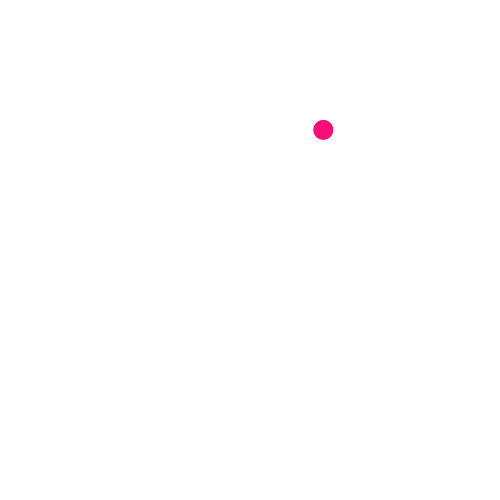
Frame 1 (no input)
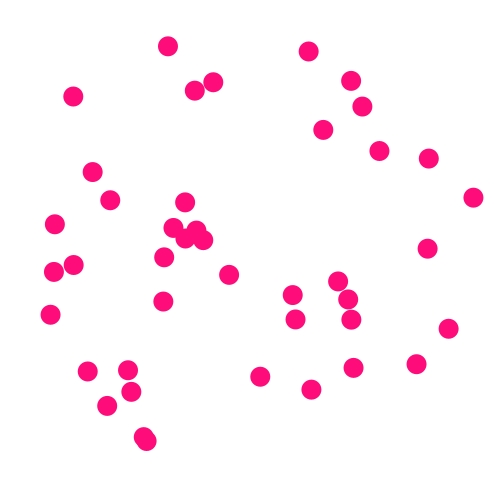
Frame 60 (the mouse pressed at the canvas centre just before this capture)
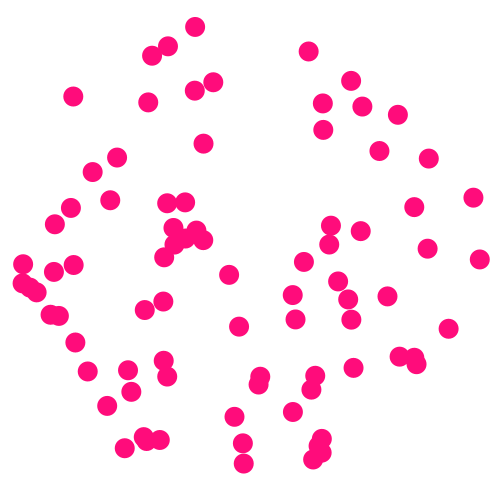
Frame 120 (the mouse held since frame 60 and released just before this capture)

The Processing sketch that drew these frames (run headless with seeded random() and noise(); from frame 60 on, the mouse is pressed at the canvas centre):

// Processing sketch: Circle
// ── Circle.pde
// This program creates random dots in a circle on the screen
//by Joshua Maguire and David Jaggard

//global variables
float x;
float y;
float z;

void setup(){
  background (255);
  size (500,500);
}


void draw(){
  x = random(500);
  y = random (500); 
  z = dist(250,250,x,y);
  
  if (z>=0 && z<=235){
    fill (255,12,123);
    noStroke();
    ellipse (x,y,20,20);
  }
  
  
  
  
}
